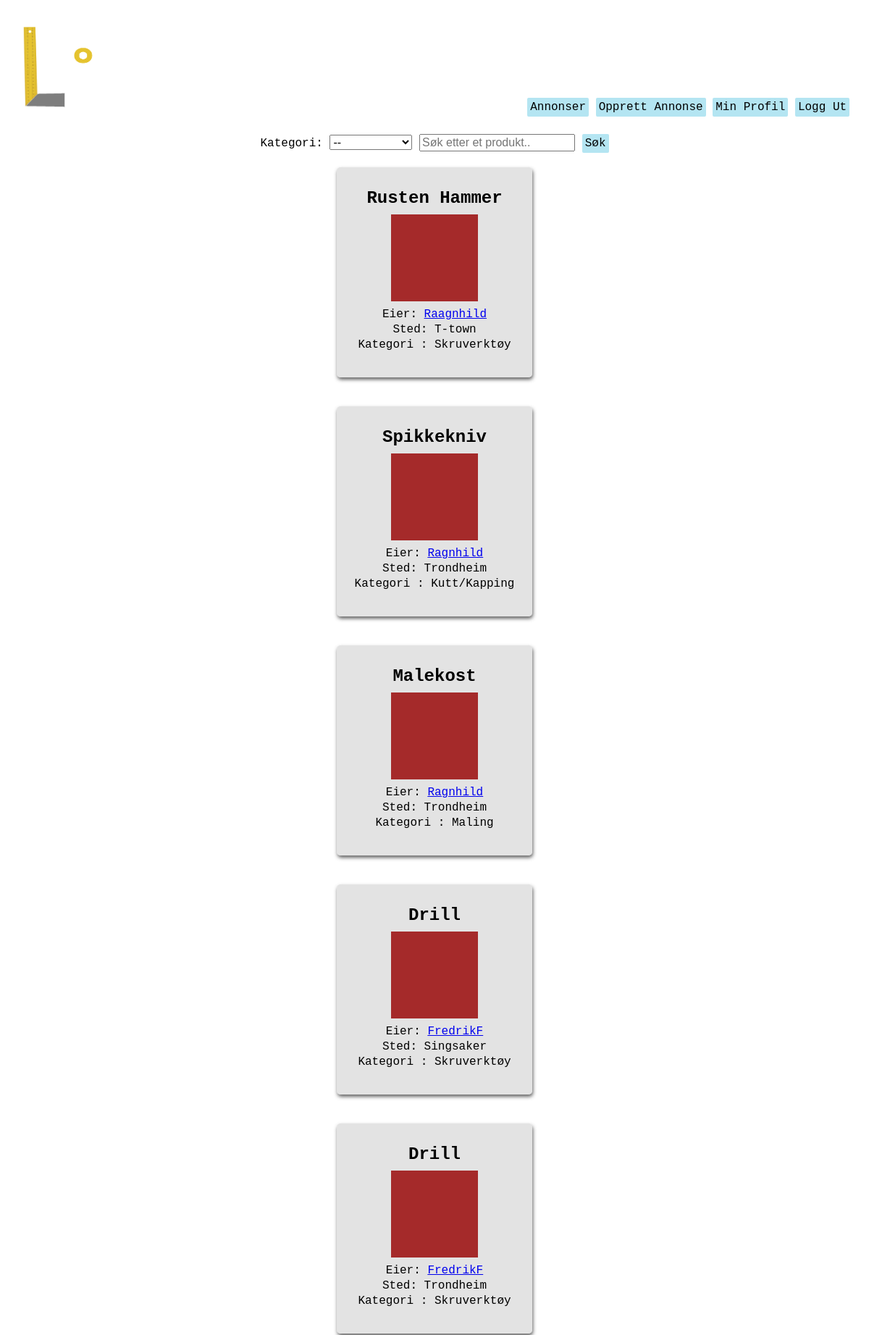
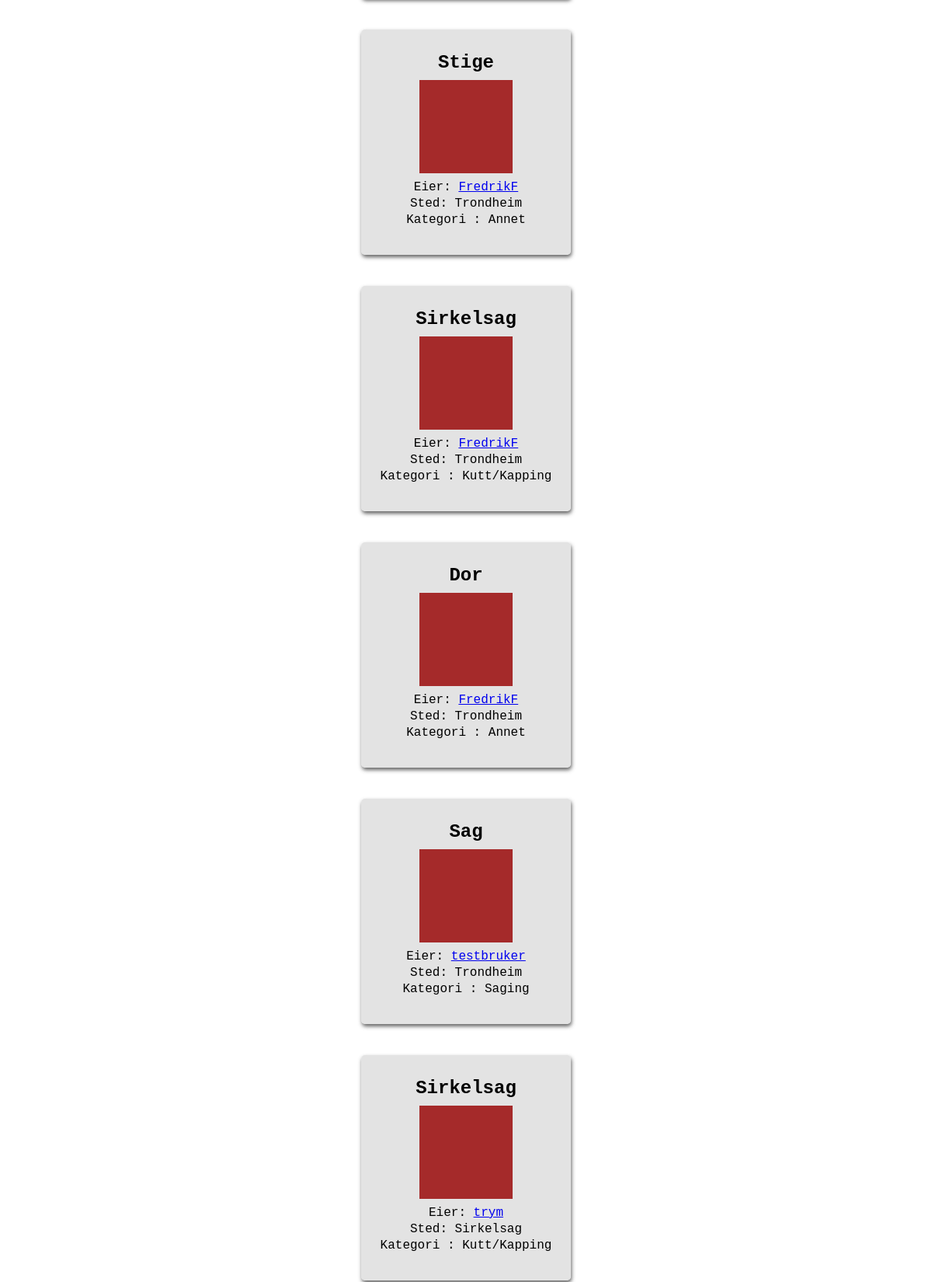
Screenshot of /homepage/listing/overview (signed in, upper part) with the database file from the repository (2 pictures, top to bottom).
### homepage/models.py (models this page shows, shortened)
class Listing(models.Model):
    owner = models.ForeignKey(User, verbose_name = 'User', on_delete=models.CASCADE, null=True) #user burde kanskje endres til settings.AUTH_USER_MODEL. må i så fall django.conf import settings
    title = models.CharField(max_length=50, verbose_name="Tittel")
    loaned = models.BooleanField(default=False, verbose_name="Utlånt?")
    price = models.PositiveSmallIntegerField(verbose_name='Pris', default=0)
    location = models.CharField(max_length=100, verbose_name="Sted") #burde kanskje være annet enn CharField. Gjør det vanskelig å sortere etter denne attributten
    description = models.TextField(verbose_name="Beskrivelse")
    SW = 1
    PT = 2
    WD = 3
    CT = 4
    SV = 5
    BO = 6
    OT = 7
    CATEGORY_CHOICES = (
        (SW, 'Saging'),
        (PT, 'Maling'),
        (WD, 'Sveising'),
        (CT, 'Kutt/Kapping'),
        (SV, 'Skruverktøy'),
        (BO, 'Slagverktøy'),
        (OT, 'Annet'),
    )
    category = models.PositiveSmallIntegerField(
        choices = CATEGORY_CHOICES,
        default = OT,
        verbose_name="Kategori",
    )

### homepage/views.py (the view)
# urls.py: path('listing/overview', views.listing_overview, name='listing_overview'),
def listing_overview(request):
    all_listings = Listing.objects.all()
    q = request.GET.get('q', '')
    qs = request.GET.get('qs', '')
    if qs:
        searchedListings = Listing.objects.filter(Q(title__icontains=q) | Q(location__icontains=q), category=qs)
    else:
        searchedListings = Listing.objects.filter(Q(title__icontains=q) | Q(location__icontains=q))
    context={'all_listings': all_listings,
             'searchedListings':searchedListings}
    return render(request, 'homepage/listing_overview.html', context)

### homepage/templates/homepage/listing_overview.html (shortened to what this page needs)
{% extends "users/base.html" %}
{% block content %}
    <div>
        <div>
            <form action="" method="GET">
                <label>Kategori: </label>
                <select id="qs" name="qs" style="font-size: 16px;">
                    <option value="">--</option>
                </select>
                  <input type="text" placeholder="Søk etter et produkt.." name="q" style="font-size: 16px;">
                  <button class="button" type="submit">Søk</button>
              </form>
        </div>
        {% if searchedListings %}
            {% for listing in searchedListings %}
                <div class="listingDIV">
                    <a href="{% url 'homepage:listing' listing_id=listing.id %}" class="listingLink">invisible link!</a>
                    <div class="listingContent">
                        <h2>{{listing.title}}</h2>
                        <div class="listingImg"></div>
                        <p>Eier:   <a href="{% url 'users:profile' listing.owner %}">  <a href="{% url 'users:profile' listing.owner %}">{{listing.owner}}</a> </a> </p>
                        <p>Sted: {{listing.location}}</p>
                        <p>Kategori : {{listing.get_category_display}}</p>
                        <br>
                    </div>
                </div>
            {% endfor %}
            {% else %}
            <p>Ingen resultater</p>
        {% endif %}
    </div>
{% endblock content %}

### users/static/stylish.css (style rules this page uses)
.bg { margin: 0px; background-image: url("../static/img/standinBG2_r.jpg"); background-size: cover; height: 100%; min-height: 100vh; font-family: 'Courier New', Courier, monospace; }
button, .knapp, .knappStor { background-color: rgb(180, 229, 242); padding: 4px; text-decoration: none; box-shadow: 2px; font-family: 'Courier New', Courier, monospace; color: black; border: none; border-radius: 2px; font-size: 16px; }
.listingDIV { background-color: rgba(218, 218, 218, 0.737); box-shadow: 1px 3px 5px rgba(63, 63, 63, 0.813); padding: 20px; margin: 20px; border-radius: 5px; display: inline-block; width: 230px; height: 250px; line-height: 5px; text-align: left; }
.listingLink { color: transparent; position: absolute; width: inherit; height: inherit; line-height: normal; }
.listingImg { display: inline-block; background-color: brown; height: 120px; width: 120px; }
.listingContent { text-align: center; }

### rows the page displays
Listing: title "Rusten Hammer", owner "Raagnhild", location "T-town", category "Skruverktøy"
Listing: title "Spikkekniv", owner "Ragnhild", location "Trondheim", category "Kutt/Kapping"
Listing: title "Malekost", owner "Ragnhild", location "Trondheim", category "Maling"
Listing: title "Drill", owner "FredrikF", location "Singsaker", category "Skruverktøy"
Listing: title "Drill", owner "FredrikF", location "Trondheim", category "Skruverktøy"
Listing: title "Stige", owner "FredrikF", location "Trondheim", category "Annet"
Listing: title "Sirkelsag", owner "FredrikF", location "Trondheim", category "Kutt/Kapping"
Listing: title "Dor", owner "FredrikF", location "Trondheim", category "Annet"
Listing: title "Sag", owner "testbruker", location "Trondheim", category "Saging"
Listing: title "Sirkelsag", owner "trym", location "Sirkelsag", category "Kutt/Kapping"
